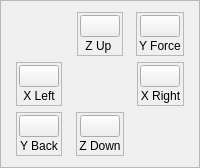
                  <widget class="QFrame" name="frame_28">
                   <property name="frameShape">
                    <enum>QFrame::StyledPanel</enum>
                   </property>
                   <property name="frameShadow">
                    <enum>QFrame::Raised</enum>
                   </property>
                   <layout class="QGridLayout" name="gridLayout_2">
                    <item row="2" column="1" alignment="Qt::AlignHCenter">
                     <widget class="QFrame" name="frame_31">
                      <property name="frameShape">
                       <enum>QFrame::StyledPanel</enum>
                      </property>
                      <property name="frameShadow">
                       <enum>QFrame::Raised</enum>
                      </property>
                      <layout class="QVBoxLayout" name="verticalLayout_17">
                       <property name="spacing">
                        <number>2</number>
                       </property>
                       <property name="leftMargin">
                        <number>2</number>
                       </property>
                       <property name="topMargin">
                        <number>2</number>
                       </property>
                       <property name="rightMargin">
                        <number>2</number>
                       </property>
                       <property name="bottomMargin">
                        <number>2</number>
                       </property>
                       <item alignment="Qt::AlignHCenter">
                        <widget class="QPushButton" name="Z_DownButton">
                         <property name="sizePolicy">
                          <sizepolicy hsizetype="Fixed" vsizetype="Fixed">
                           <horstretch>0</horstretch>
                           <verstretch>0</verstretch>
                          </sizepolicy>
                         </property>
                         <property name="font">
                          <font>
                           <weight>75</weight>
                           <bold>true</bold>
                          </font>
                         </property>
                         <property name="text">
                          <string/>
                         </property>
                         <property name="icon">
                          <iconset>
                           <normaloff>../icons/images/chevron down.svg</normaloff>../icons/images/chevron down.svg</iconset>
                         </property>
                         <property name="iconSize">
                          <size>
                           <width>40</width>
                           <height>40</height>
                          </size>
                         </property>
                        </widget>
                       </item>
                       <item>
                        <widget class="QLabel" name="label_37">
                         <property name="text">
                          <string>Z Down</string>
                         </property>
                         <property name="alignment">
                          <set>Qt::AlignCenter</set>
                         </property>
                        </widget>
                       </item>
                      </layout>
                     </widget>
                    </item>
                    <item row="2" column="0" alignment="Qt::AlignHCenter">
                     <widget class="QFrame" name="frame_35">
                      <property name="frameShape">
                       <enum>QFrame::StyledPanel</enum>
                      </property>
                      <property name="frameShadow">
                       <enum>QFrame::Raised</enum>
                      </property>
                      <layout class="QVBoxLayout" name="verticalLayout_16">
                       <property name="spacing">
                        <number>2</number>
                       </property>
                       <property name="leftMargin">
                        <number>2</number>
                       </property>
                       <property name="topMargin">
                        <number>2</number>
                       </property>
                       <property name="rightMargin">
                        <number>2</number>
                       </property>
                       <property name="bottomMargin">
                        <number>2</number>
                       </property>
                       <item>
                        <widget class="QPushButton" name="Y_BackButton">
                         <property name="sizePolicy">
                          <sizepolicy hsizetype="Fixed" vsizetype="Fixed">
                           <horstretch>0</horstretch>
                           <verstretch>0</verstretch>
                          </sizepolicy>
                         </property>
                         <property name="font">
                          <font>
                           <weight>75</weight>
                           <bold>true</bold>
                          </font>
                         </property>
                         <property name="text">
                          <string/>
                         </property>
                         <property name="icon">
                          <iconset>
                           <normaloff>../icons/images/111.svg</normaloff>../icons/images/111.svg</iconset>
                         </property>
                         <property name="iconSize">
                          <size>
                           <width>40</width>
                           <height>40</height>
                          </size>
                         </property>
                        </widget>
                       </item>
                       <item>
                        <widget class="QLabel" name="label_38">
                         <property name="text">
                          <string>Y Back</string>
                         </property>
                         <property name="alignment">
                          <set>Qt::AlignCenter</set>
                         </property>
                        </widget>
                       </item>
                      </layout>
                     </widget>
                    </item>
                    <item row="1" column="3" alignment="Qt::AlignHCenter">
                     <widget class="QFrame" name="frame_34">
                      <property name="frameShape">
                       <enum>QFrame::StyledPanel</enum>
                      </property>
                      <property name="frameShadow">
                       <enum>QFrame::Raised</enum>
                      </property>
                      <layout class="QVBoxLayout" name="verticalLayout_13">
                       <property name="spacing">
                        <number>2</number>
                       </property>
                       <property name="leftMargin">
                        <number>2</number>
                       </property>
                       <property name="topMargin">
                        <number>2</number>
                       </property>
                       <property name="rightMargin">
                        <number>2</number>
                       </property>
                       <property name="bottomMargin">
                        <number>2</number>
                       </property>
                       <item alignment="Qt::AlignHCenter">
                        <widget class="QPushButton" name="X_RightButton">
                         <property name="sizePolicy">
                          <sizepolicy hsizetype="Fixed" vsizetype="Fixed">
                           <horstretch>0</horstretch>
                           <verstretch>0</verstretch>
                          </sizepolicy>
                         </property>
                         <property name="font">
                          <font>
                           <weight>75</weight>
                           <bold>true</bold>
                          </font>
                         </property>
                         <property name="text">
                          <string/>
                         </property>
                         <property name="icon">
                          <iconset>
                           <normaloff>../icons/images/chevron right.svg</normaloff>../icons/images/chevron right.svg</iconset>
                         </property>
                         <property name="iconSize">
                          <size>
                           <width>40</width>
                           <height>40</height>
                          </size>
                         </property>
                        </widget>
                       </item>
                       <item>
                        <widget class="QLabel" name="label_34">
                         <property name="text">
                          <string>X Right</string>
                         </property>
                         <property name="alignment">
                          <set>Qt::AlignCenter</set>
                         </property>
                        </widget>
                       </item>
                      </layout>
                     </widget>
                    </item>
                    <item row="0" column="3" alignment="Qt::AlignHCenter">
                     <widget class="QFrame" name="frame_33">
                      <property name="minimumSize">
                       <size>
                        <width>0</width>
                        <height>0</height>
                       </size>
                      </property>
                      <property name="frameShape">
                       <enum>QFrame::StyledPanel</enum>
                      </property>
                      <property name="frameShadow">
                       <enum>QFrame::Raised</enum>
                      </property>
                      <layout class="QVBoxLayout" name="verticalLayout_14">
                       <property name="spacing">
                        <number>2</number>
                       </property>
                       <property name="leftMargin">
                        <number>2</number>
                       </property>
                       <property name="topMargin">
                        <number>2</number>
                       </property>
                       <property name="rightMargin">
                        <number>2</number>
                       </property>
                       <property name="bottomMargin">
                        <number>2</number>
                       </property>
                       <item alignment="Qt::AlignHCenter">
                        <widget class="QPushButton" name="Y_ForceButton">
                         <property name="sizePolicy">
                          <sizepolicy hsizetype="Fixed" vsizetype="Fixed">
                           <horstretch>0</horstretch>
                           <verstretch>0</verstretch>
                          </sizepolicy>
                         </property>
                         <property name="font">
                          <font>
                           <weight>75</weight>
                           <bold>true</bold>
                          </font>
                         </property>
                         <property name="text">
                          <string/>
                         </property>
                         <property name="icon">
                          <iconset>
                           <normaloff>../icons/images/arrow up right.svg</normaloff>../icons/images/arrow up right.svg</iconset>
                         </property>
                         <property name="iconSize">
                          <size>
                           <width>40</width>
                           <height>40</height>
                          </size>
                         </property>
                        </widget>
                       </item>
                       <item alignment="Qt::AlignHCenter">
                        <widget class="QLabel" name="label_36">
                         <property name="text">
                          <string>Y Force</string>
                         </property>
                         <property name="alignment">
                          <set>Qt::AlignCenter</set>
                         </property>
                        </widget>
                       </item>
                      </layout>
                     </widget>
                    </item>
                    <item row="0" column="1" alignment="Qt::AlignHCenter">
                     <widget class="QFrame" name="frame_30">
                      <property name="minimumSize">
                       <size>
                        <width>0</width>
                        <height>0</height>
                       </size>
                      </property>
                      <property name="frameShape">
                       <enum>QFrame::StyledPanel</enum>
                      </property>
                      <property name="frameShadow">
                       <enum>QFrame::Raised</enum>
                      </property>
                      <layout class="QVBoxLayout" name="verticalLayout_12">
                       <property name="spacing">
                        <number>2</number>
                       </property>
                       <property name="leftMargin">
                        <number>2</number>
                       </property>
                       <property name="topMargin">
                        <number>2</number>
                       </property>
                       <property name="rightMargin">
                        <number>2</number>
                       </property>
                       <property name="bottomMargin">
                        <number>2</number>
                       </property>
                       <item alignment="Qt::AlignHCenter">
                        <widget class="QPushButton" name="Z_UpButton">
                         <property name="sizePolicy">
                          <sizepolicy hsizetype="Fixed" vsizetype="Fixed">
                           <horstretch>0</horstretch>
                           <verstretch>0</verstretch>
                          </sizepolicy>
                         </property>
                         <property name="font">
                          <font>
                           <weight>75</weight>
                           <bold>true</bold>
                          </font>
                         </property>
                         <property name="text">
                          <string/>
                         </property>
                         <property name="icon">
                          <iconset>
                           <normaloff>../icons/images/UP.svg</normaloff>../icons/images/UP.svg</iconset>
                         </property>
                         <property name="iconSize">
                          <size>
                           <width>40</width>
                           <height>46</height>
                          </size>
                         </property>
                        </widget>
                       </item>
                       <item alignment="Qt::AlignHCenter">
                        <widget class="QLabel" name="label_33">
                         <property name="sizePolicy">
                          <sizepolicy hsizetype="Preferred" vsizetype="Preferred">
                           <horstretch>0</horstretch>
                           <verstretch>0</verstretch>
                          </sizepolicy>
                         </property>
                         <property name="text">
                          <string>Z Up </string>
                         </property>
                         <property name="alignment">
                          <set>Qt::AlignCenter</set>
                         </property>
                        </widget>
                       </item>
                      </layout>
                     </widget>
                    </item>
                    <item row="1" column="0" alignment="Qt::AlignHCenter">
                     <widget class="QFrame" name="frame_32">
                      <property name="frameShape">
                       <enum>QFrame::StyledPanel</enum>
                      </property>
                      <property name="frameShadow">
                       <enum>QFrame::Raised</enum>
                      </property>
                      <layout class="QVBoxLayout" name="verticalLayout_15">
                       <property name="spacing">
                        <number>2</number>
                       </property>
                       <property name="leftMargin">
                        <number>2</number>
                       </property>
                       <property name="topMargin">
                        <number>2</number>
                       </property>
                       <property name="rightMargin">
                        <number>2</number>
                       </property>
                       <property name="bottomMargin">
                        <number>2</number>
                       </property>
                       <item alignment="Qt::AlignHCenter">
                        <widget class="QPushButton" name="X_LeftButton">
                         <property name="sizePolicy">
                          <sizepolicy hsizetype="Fixed" vsizetype="Fixed">
                           <horstretch>0</horstretch>
                           <verstretch>0</verstretch>
                          </sizepolicy>
                         </property>
                         <property name="font">
                          <font>
                           <weight>75</weight>
                           <bold>true</bold>
                          </font>
                         </property>
                         <property name="text">
                          <string/>
                         </property>
                         <property name="icon">
                          <iconset>
                           <normaloff>../icons/images/angle left.svg</normaloff>../icons/images/angle left.svg</iconset>
                         </property>
                         <property name="iconSize">
                          <size>
                           <width>40</width>
                           <height>40</height>
                          </size>
                         </property>
                        </widget>
                       </item>
                       <item>
                        <widget class="QLabel" name="label_35">
                         <property name="text">
                          <string>X Left</string>
                         </property>
                         <property name="alignment">
                          <set>Qt::AlignCenter</set>
                         </property>
                        </widget>
                       </item>
                      </layout>
                     </widget>
                    </item>
                   </layout>
                  </widget>
